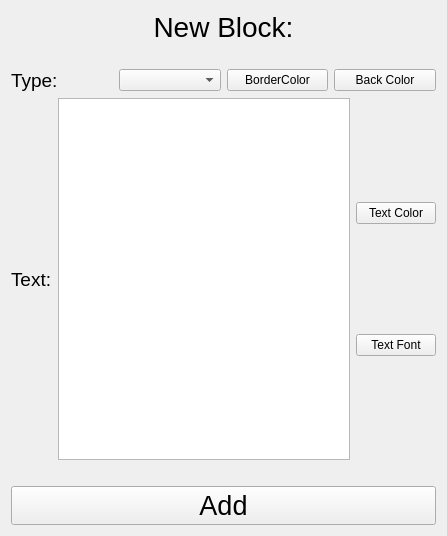
<?xml version="1.0" encoding="UTF-8"?>
<ui version="4.0">
 <class>NewBlockCreationWindow</class>
 <widget class="QWidget" name="NewBlockCreationWindow">
  <property name="geometry">
   <rect>
    <x>0</x>
    <y>0</y>
    <width>447</width>
    <height>536</height>
   </rect>
  </property>
  <property name="windowTitle">
   <string>Form</string>
  </property>
  <layout class="QVBoxLayout" name="verticalLayout_2">
   <item>
    <widget class="QLabel" name="labelTitle">
     <property name="font">
      <font>
       <pointsize>21</pointsize>
      </font>
     </property>
     <property name="text">
      <string>New Block:</string>
     </property>
     <property name="alignment">
      <set>Qt::AlignCenter</set>
     </property>
     <property name="margin">
      <number>8</number>
     </property>
    </widget>
   </item>
   <item>
    <spacer name="verticalSpacer">
     <property name="orientation">
      <enum>Qt::Vertical</enum>
     </property>
     <property name="sizeType">
      <enum>QSizePolicy::Minimum</enum>
     </property>
     <property name="sizeHint" stdset="0">
      <size>
       <width>15</width>
       <height>20</height>
      </size>
     </property>
    </spacer>
   </item>
   <item>
    <layout class="QHBoxLayout" name="horizontalLayout_2">
     <item>
      <widget class="QLabel" name="labelType">
       <property name="font">
        <font>
         <pointsize>14</pointsize>
        </font>
       </property>
       <property name="text">
        <string>Type: </string>
       </property>
       <property name="margin">
        <number>8</number>
       </property>
      </widget>
     </item>
     <item>
      <widget class="QComboBox" name="comboBoxType"/>
     </item>
     <item>
      <widget class="QPushButton" name="btnBorderColor">
       <property name="text">
        <string>BorderColor</string>
       </property>
      </widget>
     </item>
     <item>
      <widget class="QPushButton" name="btnBackgroudColor">
       <property name="text">
        <string>Back Color</string>
       </property>
      </widget>
     </item>
    </layout>
   </item>
   <item>
    <layout class="QHBoxLayout" name="horizontalLayout">
     <item>
      <widget class="QLabel" name="labelText">
       <property name="font">
        <font>
         <pointsize>14</pointsize>
        </font>
       </property>
       <property name="text">
        <string>Text:</string>
       </property>
       <property name="margin">
        <number>8</number>
       </property>
      </widget>
     </item>
     <item>
      <widget class="QPlainTextEdit" name="plainTextEdit">
       <property name="plainText">
        <string/>
       </property>
       <property name="placeholderText">
        <string>Type your idea here...</string>
       </property>
      </widget>
     </item>
     <item>
      <layout class="QVBoxLayout" name="verticalLayout">
       <item>
        <widget class="QPushButton" name="btnTextColor">
         <property name="text">
          <string>Text Color</string>
         </property>
        </widget>
       </item>
       <item>
        <widget class="QPushButton" name="btnTextFont">
         <property name="text">
          <string>Text Font</string>
         </property>
        </widget>
       </item>
      </layout>
     </item>
    </layout>
   </item>
   <item>
    <spacer name="verticalSpacer_2">
     <property name="orientation">
      <enum>Qt::Vertical</enum>
     </property>
     <property name="sizeType">
      <enum>QSizePolicy::Minimum</enum>
     </property>
     <property name="sizeHint" stdset="0">
      <size>
       <width>15</width>
       <height>20</height>
      </size>
     </property>
    </spacer>
   </item>
   <item>
    <widget class="QPushButton" name="btnAdd">
     <property name="sizePolicy">
      <sizepolicy hsizetype="Minimum" vsizetype="Fixed">
       <horstretch>0</horstretch>
       <verstretch>0</verstretch>
      </sizepolicy>
     </property>
     <property name="font">
      <font>
       <pointsize>20</pointsize>
      </font>
     </property>
     <property name="cursor">
      <cursorShape>PointingHandCursor</cursorShape>
     </property>
     <property name="contextMenuPolicy">
      <enum>Qt::DefaultContextMenu</enum>
     </property>
     <property name="toolTipDuration">
      <number>-1</number>
     </property>
     <property name="layoutDirection">
      <enum>Qt::LeftToRight</enum>
     </property>
     <property name="autoFillBackground">
      <bool>false</bool>
     </property>
     <property name="text">
      <string>Add</string>
     </property>
     <property name="autoDefault">
      <bool>false</bool>
     </property>
    </widget>
   </item>
  </layout>
 </widget>
 <resources/>
 <connections/>
</ui>
